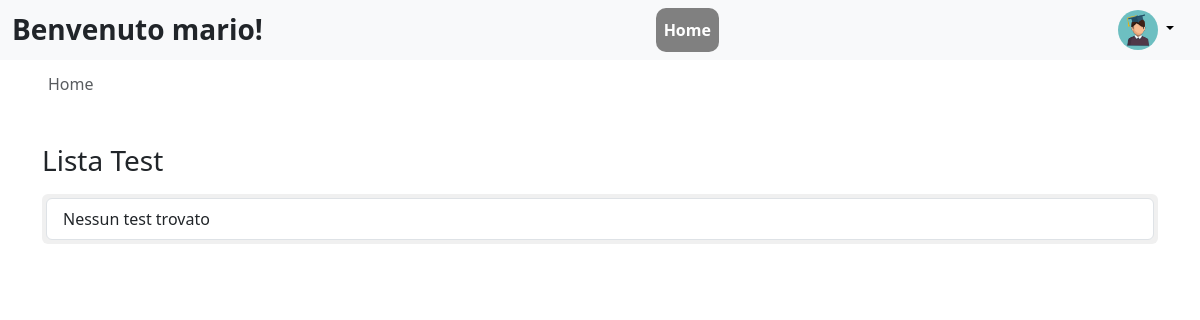
Before: /homeStudente.php (signed in) with the older database file.
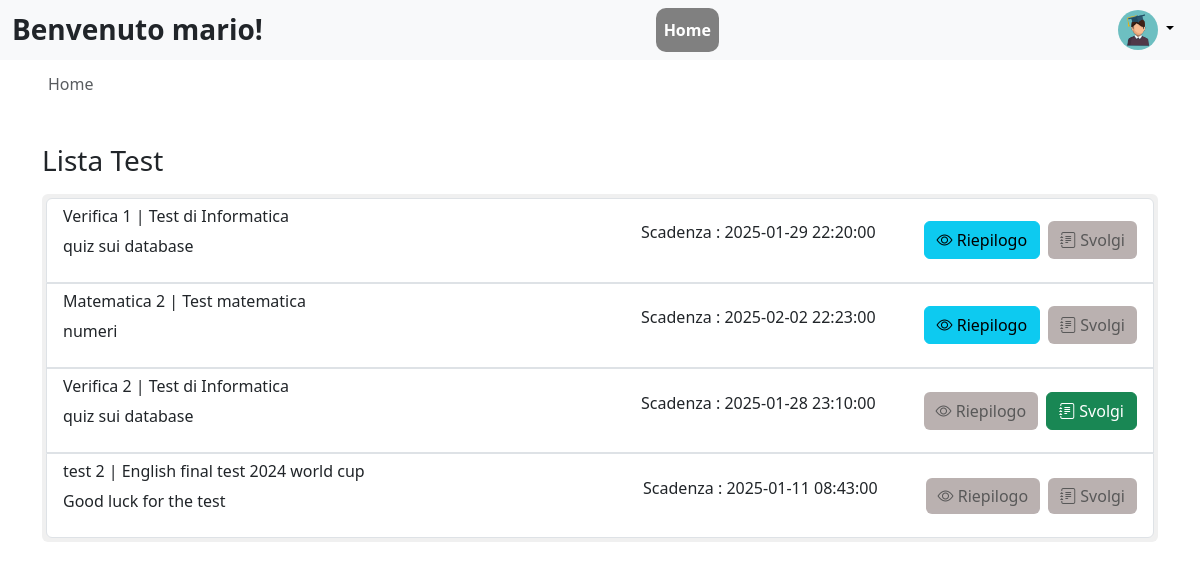
After: the same page with the newer database file.
### tables this page shows
CREATE TABLE `sessione_test` (
  `id` int(11) NOT NULL,
  `id_test` int(11) NOT NULL,
  `nome` varchar(255) NOT NULL,
  `id_classe` int(11) NOT NULL,
  `data_inizio` datetime NOT NULL,
  `data_fine` datetime NOT NULL,
  `stato` enum('completato','in corso','programmato') NOT NULL DEFAULT 'programmato',
  `creato_da` int(11) NOT NULL
);

CREATE TABLE `test` (
  `id` int(11) NOT NULL,
  `titolo` varchar(255) NOT NULL,
  `descrizione` text DEFAULT NULL,
  `creato_da` int(11) DEFAULT NULL
);

### homeStudente.php (the view, shortened to what this page needs)
<?php
	include "include/db.php";
	$sql = "SELECT id_classe FROM studente_classe WHERE id_studente = ?";
	$stmt = $conn->prepare($sql);
    $stmt->bind_param('i', $_SESSION["user_id"]);
	$stmt->execute();
	$result = $stmt->get_result();
	$id_classe = $result->fetch_assoc();
    $id_classe = $id_classe["id_classe"];
    $sql = "
        SELECT t.id AS id_test, t.titolo, t.descrizione, st.id AS id_sessione, st.data_fine AS scadenza, st.nome AS nome_sessione
        FROM test t
        INNER JOIN sessione_test st ON t.id = st.id_test
        WHERE st.id_classe = ? AND st.data_inizio <= CURDATE()
    ";
    $stmt = $conn->prepare($sql);
    $stmt->bind_param('i', $id_classe);
    $stmt->execute();
    $tests = $stmt->get_result();
?>
<!DOCTYPE html>
<html lang="en">
<head>
	<link href="https://cdn.jsdelivr.net/npm/bootstrap@5.3.0-alpha1/dist/css/bootstrap.min.css" rel="stylesheet">
	<link href="https://cdn.jsdelivr.net/npm/bootstrap-icons/font/bootstrap-icons.css" rel="stylesheet">
</head>
<body>
	<?php include "include/navbar-studente.php"; ?>
	<div class="ms-5 mt-5 pt-4">
		<nav aria-label="breadcrumb">
			<ol class="breadcrumb">
				<li class="breadcrumb-item active" aria-current="page">Home</li>
			</ol>
		</nav>
	</div>
	<div class="container mt-5">
		<h3 class="my-3">Lista Test</h3>
		<div>
			<ul class="list-group p-1" style="background-color: #f0f0f0;">
				<?php
					if ($tests->num_rows > 0) {
						while ($row = $tests->fetch_assoc()) {
							$sql_check = "SELECT COUNT(*) AS count FROM risultati WHERE id_sessione = ? AND id_studente = ?";
							$stmt = $conn->prepare($sql_check);
							$stmt->bind_param("ii", $row["id_sessione"], $_SESSION["user_id"]);
							$stmt->execute();
							$result_check = $stmt->get_result();
							$data_check = $result_check->fetch_assoc();
							$has_data = $data_check["count"] > 0 ? 1 : 0;
							echo '<li class="list-group-item list-group-item-action d-flex justify-content-between border">';
							echo '<div>';
							echo '<h6>' . htmlspecialchars($row['nome_sessione']) . " | " . htmlspecialchars($row['titolo']) . '</h6>';
							echo '<p>' . htmlspecialchars($row['descrizione']) . '</p>';
							echo '</div>';
							echo '<div class="me-5 ms-auto my-auto"><pclass="mt-auto"> Scadenza : ' . htmlspecialchars($row['scadenza']) . '</p></div>';
							echo '<div class="my-auto d-flex gap-2">';
							if ($row["scadenza"] <= date('Y-m-d H:i:s')) {
								if($has_data){
									echo '<a href="riepilogo.php?id_sessione='.$row["id_sessione"].'" class="btn btn-info"><i class="bi bi-eye"></i> Riepilogo</a>';
									echo '<button class="btn btn-success" style="background-color:#968887; border:none; color: #000;" disabled><i class="bi bi-journal-text"></i> Svolgi</button>';
								}else{
									echo '<button href="riepilogo.php?id_sessione='.$row["id_sessione"].'" class="btn btn-info" style="background-color:#968887; border:none; color: #000;" disabled><i class="bi bi-eye"></i> Riepilogo</button>';
									echo '<button class="btn btn-success" style="background-color:#968887; border:none; color: #000;" disabled><i class="bi bi-journal-text"></i> Svolgi</button>';
								}
							} else {
								if($has_data){
									echo '<a href="riepilogo.php?id_sessione='.$row["id_sessione"].'" class="btn btn-info"><i class="bi bi-eye"></i> Riepilogo</a>';
									echo '<button class="btn btn-success" style="background-color:#968887; border:none; color: #000;" disabled><i class="bi bi-journal-text"></i> Svolgi</button>';
								}else{
									echo '<button class="btn btn-info" style="background-color:#968887; border:none; color: #000;" disabled><i class="bi bi-eye"></i> Riepilogo</button>';
									echo '<a href="svolgi_test.php?id_sessione='.$row["id_sessione"].'" class="btn btn-success"><i class="bi bi-journal-text"></i> Svolgi</a>';
								}
							}
							echo '</div>';
							echo '</li>';
						}
					} else {
						echo '<li class="list-group-item">Nessun test trovato</li>';
					}
				?>
			</ul>
		</div>
	</div>
</body>
</html>

Changed rows visible on the page:
added sessione_test: nome "Verifica 1", id_test.titolo "Test di Informatica", id_test.descrizione "quiz sui database", data_fine "2025-01-29 22:20:00"
added sessione_test: nome "Matematica 2", id_test.titolo "Test matematica", id_test.descrizione "numeri", data_fine "2025-02-02 22:23:00"
added sessione_test: nome "Verifica 2", id_test.titolo "Test di Informatica", id_test.descrizione "quiz sui database", data_fine "2025-01-28 23:10:00"
added sessione_test: nome "test 2", id_test.titolo "English final test 2024 world cup", id_test.descrizione "Good luck for the test", data_fine "2025-01-11 08:43:00"
Other visible differences:
text no longer shown: "Nessun test trovato"
